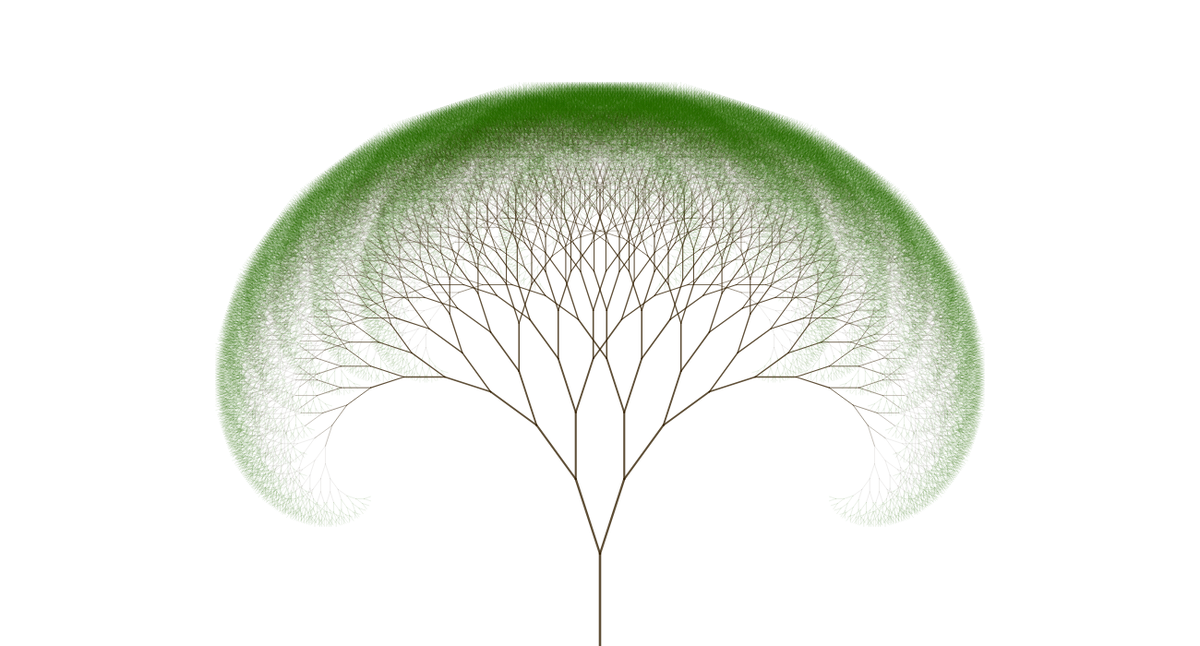
Frame 1 (no input)
Frame 60 (no input): identical to frame 1, image omitted
Frame 120 (the mouse pressed at the canvas centre since frame 60): identical to frame 1, image omitted

The p5.js sketch that drew this single still picture (run headless with seeded random() and noise() and a simulated clock; from frame 60 on, the mouse is pressed at the canvas centre):

// p5.js sketch
// ── sketch.js
let slider;
let angle=0;
let tree=[];
function setup() {
    createCanvas(1300,700);
    slider = createSlider(0, PI/2, PI/10, 0.01)
    angle = PI/10;

    Callme(15);
}

function Callme(recursions){
    tree = [];
    let a = createVector(width/2, height);
    let b = createVector(width/2, height-100);
    var root = new Branch(a,b,0);
    tree[0] = root;
    fractal(tree[0], 0, recursions);
}

function fractal(curr, level_start, level_end){
    if(level_start == level_end) return;
    else{
        let r = curr.createRight(angle);
        let l = curr.createLeft(angle);
        // setCol(r);
        // setCol(l);
        tree.push(r);
        fractal(r, curr.level, level_end);
        tree.push(l);
        fractal(l, curr.level, level_end);
    }
}

function setCol(branch){    //redundant function
    branch.col.r = (branch.col.r+15)%256;
    branch.col.g = (branch.col.g)%256;
    branch.col.b = (branch.col.b)%256;
    branch.col.a = (branch.col.a-200);
}


function draw() {
    background(255);
    angle = slider.value();
    //Callme here for lower recursion values and use the slider

    for(let i=0;i<tree.length;i++){
        tree[i].show();
    }
}

function mousePressed(){

}

// ── branch.js
let factor = 0.85;
class Branch{
    constructor(begin, end, level=0){
        this.begin = begin;
        this.end = end;
        this.level = level;
        // this.col = {
        //     r: 150,
        //     g: 52,
        //     b: 235,
        //     a: 500,
        // }
        this.col = {
            r: 51,
            g: 31,
            b: 0,
            a: 200,
        }

        this.colleaf = {
            r: 42,
            g: 110,
            b: 3,
            a: 300,
        }
    }

    show(){
        if(this.level >= 14){
            stroke(this.colleaf.r, this.colleaf.g, this.colleaf.b, this.colleaf.a);
        }else{
            stroke(this.col.r, this.col.g, this.col.b, this.col.a);
        }
        strokeWeight(2.6-this.level*0.25);
        line(this.begin.x, this.begin.y, this.end.x, this.end.y);
    }
    
    createRight(angle){
        let dir = p5.Vector.sub(this.end, this.begin);
        dir.rotate(angle);
        dir.mult(factor);
        let newEnd = p5.Vector.add(this.end, dir);
        let right = new Branch(this.end, newEnd, this.level+1);
        return right;
    }
    createLeft(angle){
        let dir = p5.Vector.sub(this.end, this.begin);
        dir.rotate((-1)*angle);
        dir.mult(factor);
        let newEnd = p5.Vector.add(this.end, dir);
        let left = new Branch(this.end, newEnd, this.level+1);
        return left;
    }
  
}
  
